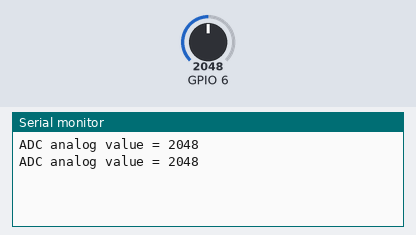
Bench run of a sketch on a simulated ESP32. Parts: the last lines printed to the serial monitor. The inputs (shaded band) are chosen by the test bench; at power-on: GPIO 6 = 2048.

Above: at 1.8 s.
1.9 s: GPIO 6 set to 2866
At 2.8 s:
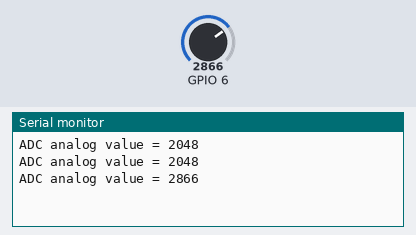
3.4 s: GPIO 6 set to 3603
At 4.6 s:
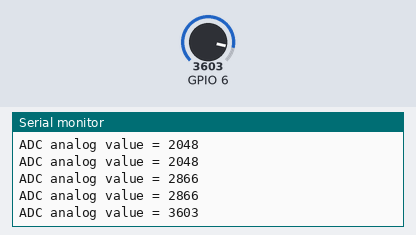
Timing chart, 0 to 6.4 s (numbered marks = the images above; inputs shaded):
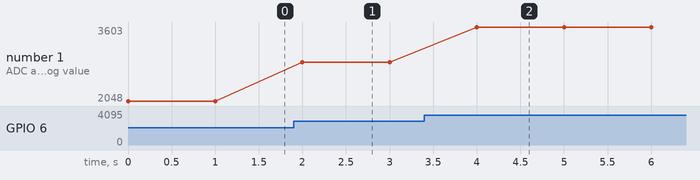

The sketch:

analogRead2.ino
```cpp
void setup() {
  // initialize serial communication at 115200 bits per second:
  Serial.begin(115200);

  //set the resolution to 12 bits (0-4096)
  //sanalogReadResolution(12);
}

void loop() {
  // read the analog / millivolts value for pin 2:
  int analogValue = analogRead(6);
  //int analogVolts = analogReadMilliVolts(2);

  // print out the values you read:
  Serial.printf("ADC analog value = %d\n",analogValue);
  //Serial.printf("ADC millivolts value = %d\n",analogVolts);

  delay(1000);  // delay in between reads for clear read from serial
}
```

Measured:
- after the input at 1.9 s, the serial monitor: prints a new line after 0.10 s (image 1)
- after the input at 3.4 s, the serial monitor: prints a new line after 0.60 s (image 2)
- plotted number 1: 2048 → 2866 after the input at 1.9 s, 2866 → 3603 after the input at 3.4 s
